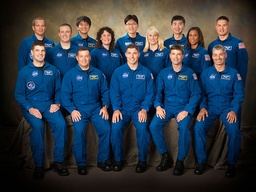
#> input picture img/group.jpg, 256 x 192 px, shrunk from 800 x 600 before the run
$ python main.py   (older library calls are emulated)
#> lines starting #> are read from the running program, lines starting #| are printed output that depends on the picture; long printed decimals are rounded
### patch_matching_color.py
# -*- coding: utf-8 -*-
"""
Created on Thu Jan 22 10:59:11 2015

@author: drizardnicolas
"""

from scipy import misc
import numpy as np
import math
import time


def patch_matching_color(eye_source, img_source, zmin, zmax, dz):
#Patch maching in color
#    eye: reference patch
#    img: image where you want to find the patch eye
#    features model: (R,G,B)
#    Arguments:
#       zoom: define the size of patches considered in the img, values from zmin to zmax incrementing with dz
#       img_source: source for the image
#       eye_source: source for the patch

    #--------------------------------------Loading Images

    #load images in fray-scale layer in RGB
    img = misc.imread(img_source) #size (i1,j1,3) 3 for RGB composante
    eye=misc.imread(eye_source) #size (i0,j0,3)

    #Start the time
    start_time = time.time()

    #data parameters

    i0=eye.shape[0]
    j0=eye.shape[1]
    eye_size=i0*j0


    i1=img.shape[0]
    j1=img.shape[1]


    print "Pre-processing begins";
    #----------------------------------------Estimating the patch


    #Compute the mean of the patch
    mu_eye=np.array([[np.mean(eye[:,:,i])] for i in range(3)]) #size (3,1)

    #Compute the covariance matrix of the patch eye
    cov_eye=np.zeros((3,3))
    cov_eyeright=np.zeros((3,3))
    for i in range(i0):
        for j in range(j0):
            X=(np.array([[eye[i,j,k]] for k in range(3)])).astype(np.float64)# type unint8 unable to store X**2
            cov_eyeright+=np.dot((X-mu_eye),np.transpose(X-mu_eye))
            cov_eye+=np.dot(X,np.transpose(X))
    cov_eye=(cov_eye-eye_size*np.dot(mu_eye,np.transpose(mu_eye)))/(eye_size-1)
    cov_eyeright=cov_eyeright/(eye_size-1)

    #---------------------------------------Setting the summed area tables

    #integral image to compute mu
    I_sum=np.zeros((i1,j1,3))
    for i in range(i1):
        for j in range(j1):
            I_sum[i,j,:]=img[i,j,:]+(I_sum[i-1,j,:] if i>0 else 0)+(I_sum[i,j-1,:] if j>0 else 0)-(I_sum[i-1,j-1,:] if i>0 and j>0 else 0)


    #integral image to compute cov
    I_square=np.zeros((i1,j1,3,3))
    for i in range(i1):
        for j in range(j1):
            X=(np.array([[img[i,j,k]] for k in range(3)])).astype(np.float64)# type unint8 unable to store X**2
            I_square[i,j,:,:]=np.dot(X,np.transpose(X))+(I_square[i-1,j,:,:] if i>0 else 0)+(I_square[i,j-1,:,:] if j>0 else 0)-(I_square[i-1,j-1,:,:] if i>0 and j>0 else 0)

    pre_processing_time=time.time() - start_time

    print "Pre-processing completed in "+str(pre_processing_time)+" s";


    print "Patch-Matching begins";

    #setting the KL-table storing the least KL value for the patch with top-left corner (i,j) and zoom z=KL[i,j,1]
    KL=np.zeros((i1-i0+1,j1-j0+1,2))
    mu_temp=np.zeros((3,1))

    for i in range(i1-i0+1):
        #print "Computing KL line "+str(i)
        for j in range(j1-j0+1):
            for z in np.arange(zmin,zmax,dz):
                #patch analyzed: i to i+z*i0-1 and j to j+z*j0-1
                i_temp=int(z*i0)
                j_temp=int(z*j0)
                temp_size=i_temp*j_temp
                #check if the current patch is still inside the image img
                if i+i_temp>i1 or j+j_temp>j1:
                    break

                #mu computation with the summed area table
                mu_temp[:,0]=I_sum[i+i_temp-1,j+j_temp-1,:]-(I_sum[i-1,j+j_temp-1,:] if i>0 else 0)-(I_sum[i+i_temp-1,j-1,:] if j>0 else 0)+(I_sum[i-1,j-1,:] if i>0 and j>0 else 0)
                mu_temp=mu_temp/(temp_size)

                #cov computation with the summed area table

                cov_temp=I_square[i+i_temp-1,j+j_temp-1,:,:]-(I_square[i-1,j+j_temp-1,:,:] if i>0 else 0)-(I_square[i+i_temp-1,j-1,:,:] if j>0 else 0)+(I_square[i-1,j-1,:,:] if i>0 and j>0 else 0)
                cov_temp=(cov_temp-temp_size*np.dot(mu_temp,np.transpose(mu_temp)))/(temp_size-1)

                #KL symetrized computation with 3 parameters
                KL_temp=abs(0.25*(np.trace(np.dot(np.linalg.pinv(cov_temp),cov_eye))+np.trace(np.dot(np.linalg.pinv(cov_eye),cov_temp))+np.sum(np.dot(np.dot(np.transpose(mu_temp-mu_eye),np.linalg.pinv(cov_temp)),(mu_temp-mu_eye)))+np.sum(np.dot(np.dot(np.transpose(mu_eye-mu_temp),np.linalg.pinv(cov_eye)),(mu_eye-mu_temp)))-6))

                #Bhattacharyya distance
                #sigma=0.5*(cov_temp+cov_eye)
                #KL_temp=abs(0.125*(np.dot(np.dot(np.transpose(mu_eye-mu_temp),np.linalg.pinv(sigma)),(mu_eye-mu_temp))+0.5*math.log(np.linalg.det(sigma)/(math.sqrt(np.linalg.det(cov_temp)*np.linalg.det(cov_eye))))))

                if KL[i,j,1]==0:
                    KL[i,j,0]=KL_temp
                    KL[i,j,1]=z

                elif KL_temp<KL[i,j,0]:
                    KL[i,j,0]=KL_temp
                    KL[i,j,1]=z

    patch_matching_time=time.time() - pre_processing_time - start_time

    print "Patch-Matching completed in "+str(patch_matching_time)+" s"

    return [KL, pre_processing_time, patch_matching_time]

### KLmin.py
# -*- coding: utf-8 -*-
"""
Created on Thu Mar  5 17:12:06 2015

@author: drizardnicolas
"""
import numpy as np
from around import around

#Method to compute the KL_min table storing the #patchs_number# patchs closest to the target patch in the image
#Arguments:     KL table with the divergence value between the target patch and each patch from the image`
#               (i0,j0) dimension of the target patch
#               (i1,j1) dimension of the image
#               patchs_number: number of patch to find in the image


def KLmin(KL,i0,j0,i1,j1,patchs_number):
    KL_min=np.zeros((4,patchs_number))
    for  l in range(patchs_number):
        KL_min[2,l]=10000


    for i in range(i1-i0+1):
        for j in range(j1-j0+1):
            for k in range(patchs_number):
                if KL[i,j,0]<KL_min[2,k]:#new top min founded,with ranking k among the top patchs_number
                    #initialisation
                    boolean_better=False
                    boolean_worse=False
                    m=0
                    while (not boolean_better and m<k):# check if the new top min patch is not to close of a better patch
                        #define the precision
                        i_precision=2*int(max(KL[i,j,1],KL_min[3,m])*i0)
                        j_precision=2*int(max(KL[i,j,1],KL_min[3,m])*j0)
                        boolean_better=around(i,j,KL_min[0,m],KL_min[1,m],i_precision,j_precision)
                        m+=1
                    if not boolean_better: #current patch far enough from the other patchs
                        l=k
                        while (not boolean_worse and l<(patchs_number-1)):#check if the new top min patch we are storing is not to close of a worse patch. In this case we need to erase this worse patch
                            # NB: There is at most only one worse patch too close, because the patchs already stored are supposed to be far enough from each other
                            i_precision=2*int(max(KL[i,j,1],KL_min[3,l])*i0)
                            j_precision=2*int(max(KL[i,j,1],KL_min[3,l])*j0)
                            boolean_worse=around(i,j,KL_min[0,l],KL_min[1,l],int(KL[i,j,1]*i0),int(KL[i,j,1]*j0))
                            l+=1

                        if boolean_worse:
                            #Debug zone
                            #print "Patch "+str((KL_min[0,l-1],KL_min[1,l-1]))+" too close to patch "+str((i,j))
                            for o in range(k,l-1,1):
                                KL_min[:,l-1+k-o]=KL_min[:,l-1+k-o-1]
                        else:
                            for o in range(patchs_number-k-1): #move the patch worse to the right of the K_min table
                                KL_min[:,patchs_number-o-1]=KL_min[:,patchs_number-o-1-1]
                        KL_min[0,k]=i
                        KL_min[1,k]=j
                        KL_min[2,k]=KL[i,j,0]
                        KL_min[3,k]=KL[i,j,1]#store the zoom coefficient
                    break
    return KL_min;

### around.py
# -*- coding: utf-8 -*-
"""
Created on Thu Feb 12 09:55:47 2015

@author: drizardnicolas
"""

#check if the patch with left corner (i_test,j_test) is not to close of the patch with left corner (i_ref,j_ref) with the precision precision
def around(i_test,j_test,i_ref,j_ref,i_precision,j_precision):
    i_ret=False
    j_ret=False
    for k in range(i_precision):
        if i_test==i_ref+k or i_test==i_ref-k:
            i_ret=True
    for k in range(j_precision):
        if j_test==j_ref+k or j_test==j_ref-k:
            j_ret=True
    return i_ret*j_ret

### dispresult.py
# -*- coding: utf-8 -*-
"""
Created on Thu Mar  5 18:12:52 2015

@author: drizardnicolas
"""
from scipy import misc
import numpy as np
import matplotlib.pyplot as plt

#Displaying the result and saving it with the name img_result
#Arguments:
#    patchs_number: number of occurences of the patch eye in the image
#    img_result: name of the saved result

def dispresult(img_result,img_bis,i0,j0,KL_min,patchs_number):

    for k in range (patchs_number):
        i_min=KL_min[0,k]
        j_min=KL_min[1,k]
        z=KL_min[3,k]
        i_end=int(z*i0)
        j_end=int(z*j0)
        print "Patch found on ("+str(i_min)+","+str(j_min)+") with zoom "+str(z)+" and with the KL value "+str(KL_min[2,k])
        #color of the box to show the patch found
        patch_color=np.array([255,50,50])
        #Patch display
        for i in range(i_end):
            img_bis[i_min+i,j_min,:]=patch_color
            img_bis[i_min+i,j_min+j_end-1]=patch_color
        for j in range(j_end):
            img_bis[i_min,j_min+j]=patch_color
            img_bis[i_min+i_end-1,j_min+j]=patch_color

    plt.figure(figsize=(6,6))
    plt.axes([0, 0, 1, 1])
    plt.imshow(img_bis)
    plt.axis('off')

    plt.show()

    misc.imsave(img_result, img_bis)

### main.py
# -*- coding: utf-8 -*-
"""
Created on Mon Mar  9 09:12:43 2015

@author: drizardnicolas
"""
import numpy as np
from scipy import misc

from KLmin import KLmin
from dispresult import dispresult
from patch_matching_color import patch_matching_color
#from patch_matching_NB import patch_matching_NB
from patch_matching_color_5parameters import patch_matching_color_5parameters
from patch_matching_color_squareparameters import patch_matching_color_squareparameters

####################################################################################################################################################################################################################################################################################################################################################################################################################
#################TO DO:

#Parameters to chose before running the program
patchs_number=7

img_result='poupees_test_result.jpg'
img_source='img/group.jpg'
eye_source='img/face.png'

#Zoom parameters
zmin=0.8
zmax=1.2
dz=0.2

####################################################################################################################################################################################################################################################################################################################################################################################################################

#load images in fray-scale layer only for the size
img = misc.imread(img_source)
#> img is the input picture: shape (192, 256, 3); mean R, G, B 45.8, 57.4, 69.7
eye=misc.imread(eye_source)
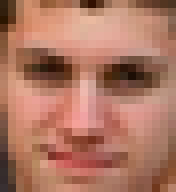
#> input picture img/face.png, 22 x 24 px, shrunk from 68 x 76 before the run (shown 8 times larger)
#> eye is the input picture: shape (24, 22, 3); mean R, G, B 174.1, 118.1, 98

#data parameters

i0=eye.shape[0]
#> i0 = 24
j0=eye.shape[1]
#> j0 = 22
eye_size=i0*j0
#> eye_size = 528


i1=img.shape[0]
#> i1 = 192
j1=img.shape[1]
#> j1 = 256

#-------------------------------Patch matching method
#Method to chose among the following methods:
#   patch_matching_NB
#   patch_matching_color
#   patch_maching_color_5parameters
#   patch_matching_color_squareparameters

[KL, pre_processing_time, patch_matching_time]=patch_matching_color(eye_source, img_source, zmin, zmax, dz)
#> in patch_matching_color, `mu_eye=np.array([[np.mean(eye[:,:,i])] for i in range(3)])`: mu_eye = [174.1, 118.1, 97.95]
#> after the loop in patch_matching_color, `for i in range(i0):`: cov_eye = [[17046101, 11659561, 9795527], [11659561, 8050374, 6779307], [9795527, 6779307, 5750614]]; cov_eyeright = [[1044709.2, 801865.4, 792187.2], [801865.4, 682917.8, 670118.3], [792187.2, 670118.3, 684796.7]]
#> in patch_matching_color, `cov_eye=(cov_eye-eye_size*np.dot(mu_eye,np.transpose(mu_eye)))/(eye_si..`: cov_eye = [[1982.4, 1521.6, 1503.2], [1521.6, 1295.9, 1271.6], [1503.2, 1271.6, 1299.4]]
#> in patch_matching_color, `cov_eyeright=cov_eyeright/(eye_size-1)`: cov_eyeright has the same summary as cov_eye
#> after the loop in patch_matching_color, `for i in range(i1):`:
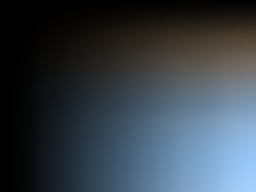
#> I_sum: shape (192, 256, 3) float64; mean R, G, B 734736.7, 861544.1, 977318.8; drawn with min black and max white
#> after the loop in patch_matching_color, `for i in range(i1-i0+1):`: mu_temp = [2.31, 1.87, 1.32]
#> pre_processing_time = 0.3; patch_matching_time = 6.43


#-------------------------------Finding the top matchs_number patch(es) matching the eye patch in the img based on the KL table

#KL_min stores the top patchs_number patch maching the input eye in the image img

KL_min=KLmin(KL,i0,j0,i1,j1,patchs_number)

#------------------------------Displaying and saving the result

#aliasing img to conserve the original img
img_bis=np.zeros(img.shape)

for i in range(img.shape[0]):
    img_bis[i,:,:]=[row[:] for row in img[i,:,:]]
img_bis=img_bis.astype(np.uint8)

#Displaying the result and saving it with the name img_result
dispresult(img_result,img_bis,i0,j0,KL_min,patchs_number)
#> the loop in dispresult, `for k in range (patchs_number):` made 1 pass
#| Patch found on (19.0,212.0) with zoom 0.8 and with the KL value 0.6814
#> (the run stopped early here; a loop or call above may not have finished)
